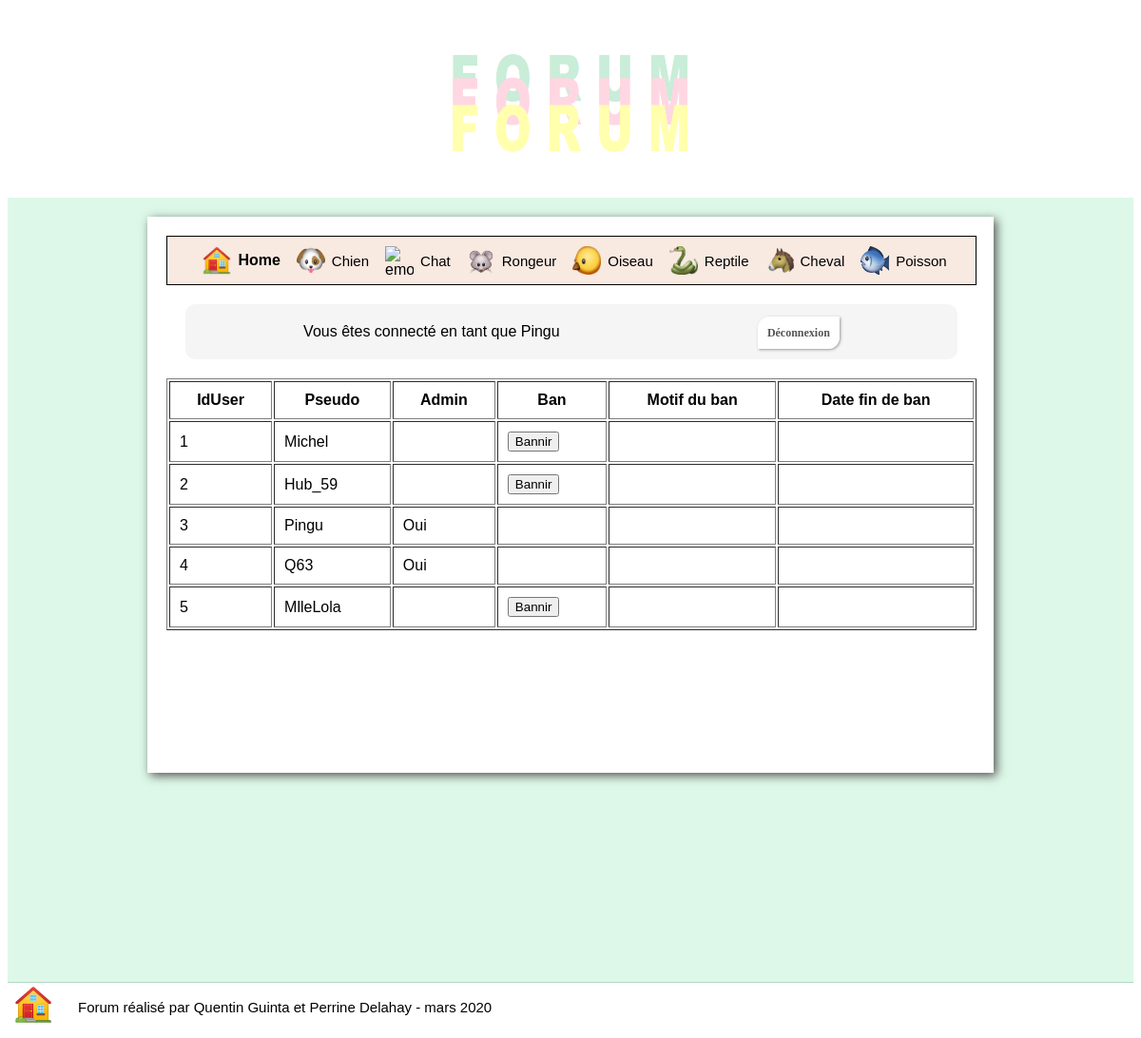
The page /administration.php (signed in) on the database as committed earlier.
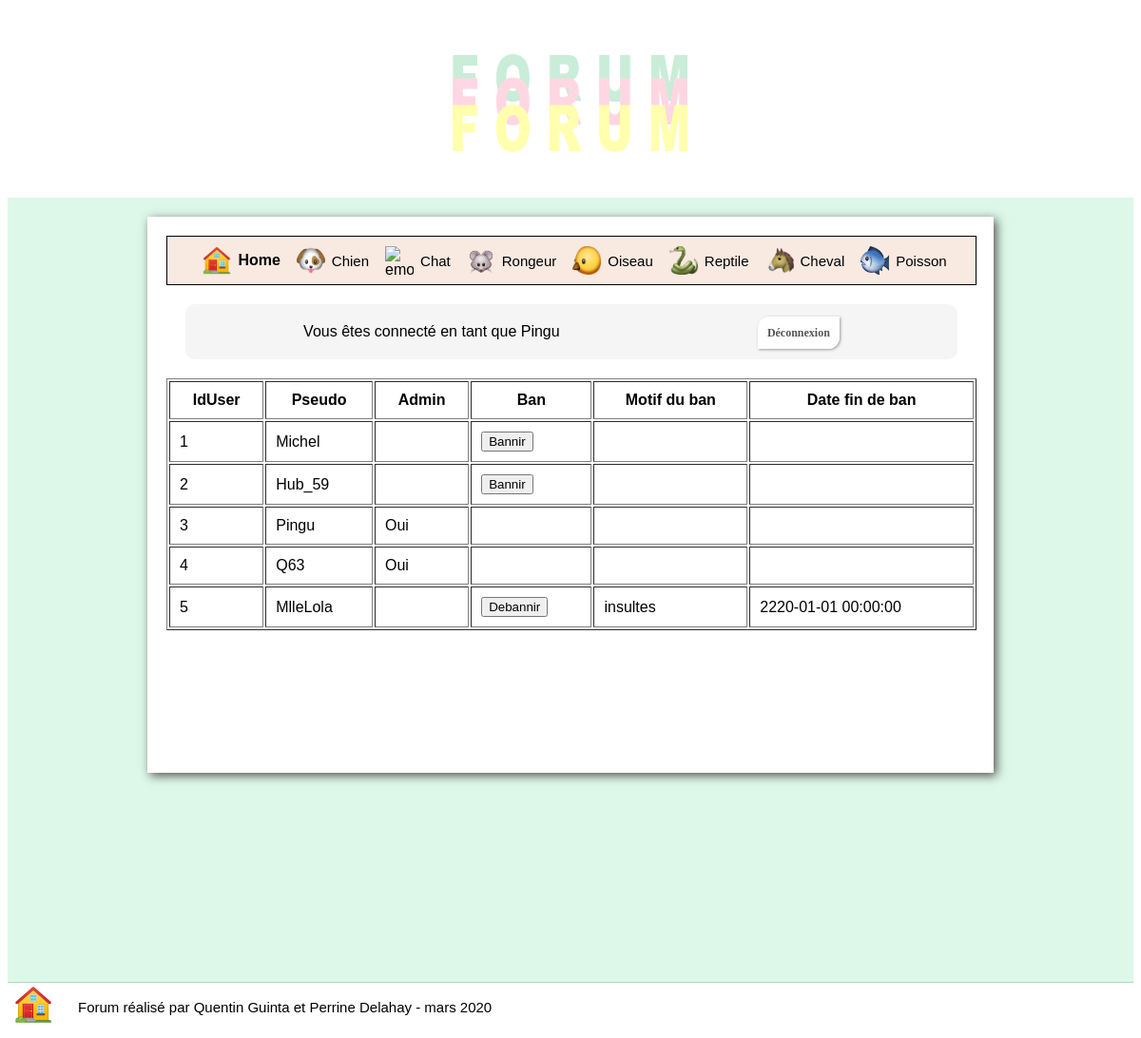
The same page on the database as committed later.
### tables this page shows
CREATE TABLE IF NOT EXISTS Utilisateur(
idUser INT AUTO_INCREMENT,  
pseudo VARCHAR(64),  
email VARCHAR(64),
cheminAvatar VARCHAR(64), 
password VARCHAR(64),
isAdmin TINYINT,
isConnected TINYINT,
isBanned TINYINT,
motifBan VARCHAR(64),
dateFinBan DATETIME,
PRIMARY KEY(idUser));

### dataManagers/UtilisateurManager.php (called while the page is built, shortened)
<?php
    include_once("dataManagers/data/Utilisateur.php");
    class UtilisateurManager
    {
        public static function findUser($pseudo)
        {
            $connex = DatabaseLinker::getConnexion();
            $user=null;
            $state=$connex->prepare("SELECT * FROM Utilisateur WHERE pseudo=?");
            $state->bindParam(1,$pseudo);
            $state->execute();
            $resultatsUsers=$state->fetchAll();
            if(!empty($resultatsUsers))
            {
                $resultUser=$resultatsUsers[0];
                $user = new Utilisateur();
                $user->setIdUser($resultUser["idUser"]);
                $user->setPseudo($resultUser["pseudo"]);
                $user->setEmail($resultUser["email"]);
                $user->setCheminAvatar($resultUser["cheminAvatar"]);
                $user->setPassword($resultUser["password"]);
                $user->setIsAdmin($resultUser["isAdmin"]);
                $user->setIsConnected($resultUser["isConnected"]);
                $user->setIsBanned($resultUser["isBanned"]);
                $user->setMotifBan($resultUser["motifBan"]);
                $user->setDateFinBan($resultUser["dateFinBan"]);
            }
            return $user;
        }
        public static function findUserWithId($idUser)
        {
            $connex = DatabaseLinker::getConnexion();
            $user=null;
            $state=$connex->prepare("SELECT * FROM Utilisateur WHERE idUser=?");
            $state->bindParam(1,$idUser);
            $state->execute();
            $resultatsUsers=$state->fetchAll();
            if(!empty($resultatsUsers))
            {
                $resultUser=$resultatsUsers[0];
                $user = new Utilisateur();
                $user->setIdUser($resultUser["idUser"]);
                $user->setPseudo($resultUser["pseudo"]);
                $user->setEmail($resultUser["email"]);
                $user->setCheminAvatar($resultUser["cheminAvatar"]);
                $user->setPassword($resultUser["password"]);
                $user->setIsAdmin($resultUser["isAdmin"]);
                $user->setIsConnected($resultUser["isConnected"]);
                $user->setIsBanned($resultUser["isBanned"]);
                $user->setMotifBan($resultUser["motifBan"]);
                $user->setDateFinBan($resultUser["dateFinBan"]);
            }
            return $user;
        }
        public static function findAllUsers()
        {
            $tabUsers = array();
            $connex = DatabaseLinker::getConnexion();
            $state = $connex->prepare("SELECT idUser FROM Utilisateur");
            $state->execute();
            $resultats = $state->fetchAll();
            foreach($resultats as $result)
            {
                $user = UtilisateurManager::findUserWithId($result["idUser"]);
                $tabUsers[] = $user;
            }
            return $tabUsers;
        }
    }
?>

### dataManagers/data/Utilisateur.php (called while the page is built, shortened)
<?php
    class Utilisateur
    {
        private $idUser;
        private $pseudo;
        private $isAdmin;
        private $isBanned;
        private $dateFinBan;
        private $motifBan;
        function getIsBanned() {
            return $this->isBanned;
        }
        function getDateFinBan() {
            return $this->dateFinBan;
        }
        function getMotifBan() {
            return $this->motifBan;
        }
        function setIsBanned($isBanned) {
            $this->isBanned = $isBanned;
        }
        function setDateFinBan($dateFinBan) {
            $this->dateFinBan = $dateFinBan;
        }
        function setMotifBan($motifBan) {
            $this->motifBan = $motifBan;
        }
        function getIdUser()
        {
            return $this->idUser;
        }
        function getPseudo()
        {
            return $this->pseudo;
        }
        function getIsAdmin()
        {
            return $this->isAdmin;
        }
        function setIdUser($idUser)
        {
            $this->idUser = $idUser;
        }
        function setPseudo($pseudo)
        {
            $this->pseudo = $pseudo;
        }
        function setIsAdmin($isAdmin)
        {
            $this->isAdmin = $isAdmin;
        }
    }

### administration.php (the view, shortened to what this page needs)
<?php
    include_once("include/header.php");
    include_once("dataManagers/data/Utilisateur.php");
    include_once("dataManagers/UtilisateurManager.php");
    if(isset($_SESSION["login"]))
    {
?>
        <div class="session-container">
<?php
            echo "Vous êtes connecté en tant que ".$_SESSION["login"];
            $currentUser = UtilisateurManager::findUser($_SESSION["login"]);
?>
            <div class="deco-bouton"> <a href="index.php?deco=true">Déconnexion</a> </div>
        </div>
<?php
        if($currentUser->getIsAdmin()==1)
        {
            $tabUsers = UtilisateurManager::findAllUsers();
?>
        <div class="tab-users">
            <table border="1" cellpadding="10" width="100%">
                <tr>
                    <th>IdUser</th>
                    <th>Pseudo</th>
                    <th>Admin</th>
                    <th>Ban</th>
                    <th>Motif du ban</th>
                    <th>Date fin de ban</th>
                </tr>
<?php
            foreach ($tabUsers as $user)
            {
?>
                <tr>
                    <td> <?php echo $user->getIdUser(); ?></td>
                    <td> <?php echo $user->getPseudo(); ?></td>
                    <td> <?php if($user->getIsAdmin()==1){echo "Oui";}else{echo"";} ?></td>
                    <td>
<?php
                        if($user->getIsBanned()==0 && $user->getIsAdmin()==0)
                        {
?>
                            <form method="POST" action="updateBan.php">
                                <input type="submit" value="Bannir"/>
                            </form>
<?php
                        }
                        else if($user->getIsBanned()==1 && $user->getIsAdmin()==0)
                        {
?>
                            <form method="POST" action="updateBan.php">
                                <input type="submit" value="Debannir"/>
                            </form>
<?php
                        }
?>
                    </td>
                    <td> <?php if($user->getMotifBan()!="null"){ echo $user->getMotifBan(); }?> </td>
                    <td> <?php if($user->getDateFinBan()!="2000-01-01 00:00:00"){ echo $user->getDateFinBan(); }?> </td>
                </tr>
<?php
            }
?>
            </table>
        </div>
<?php
        }
    }
    include_once("include/footer.php");
?>

### include/header.php (shortened to what this page needs)
<!DOCTYPE html>
<html lang="fr">
    <head>
        <link rel="stylesheet" type="text/css" href="css/general.css" media="all"/>
    </head>
    <body>
        <div class="page-container">
            <div class="entete">
                <a class="entete-link" href="index.php">
                    <img src="images-general/forum-logo.png" alt="logo"/>
                </a>
            </div>
            <div class="page-content">
                <div class="bandeau-navigation-top">
                    <a class="navigation-link" href="index.php">
                        <img src="images-general/emoji-home.png" alt="emoji-home"/>
                        <div class="home-link">Home</div>
                    </a>
                    <a class="navigation-link" href="sujet.php?idCateg=1">
                        <img src="images-general/emoji-dog.png" alt="emoji-dog"/>
                        <span>Chien</span>
                    </a>
                    <a class="navigation-link" href="sujet.php?idCateg=2">
                        <img src="images-general/emoji-cat.png" alt="emoji-cat"/>
                        <span>Chat</span>
                    </a>
                    <a class="navigation-link" href="sujet.php?idCateg=3">
                        <img src="images-general/emoji-mouse.png" alt="emoji-souris"/>
                        <span>Rongeur</span>
                    </a>
                    <a class="navigation-link" href="sujet.php?idCateg=4">
                        <img src="images-general/emoji-bird.png" alt="emoji-bird"/>
                        <span>Oiseau</span>
                    </a>
                    <a class="navigation-link" href="sujet.php?idCateg=5">
                        <img src="images-general/emoji-snake.png" alt="emoji-reptile"/>
                        <span>Reptile</span>
                    </a>
                    <a class="navigation-link" href="sujet.php?idCateg=6">
                        <img src="images-general/emoji-horse.png" alt="emoji-horse"/>
                        <span>Cheval</span>
                    </a>
                    <a class="navigation-link" href="sujet.php?idCateg=7">
                        <img src="images-general/emoji-fish.png" alt="emoji-fish"/>
                        <span>Poisson</span>
                    </a>
                </div>

### include/footer.php
        </div>
    </div>
    <div class="bandeau-bottom">
        <a class="accueil-link" href="index.php">
            <img src="images-general/emoji-home.png" alt="logo-home"/>
        </a>
        <span>Forum réalisé par Quentin Guinta et Perrine Delahay - mars 2020</span>
    </div>
    </body>
</html>

### css/general.css (style rules this page uses)
img { width: 40px; height: 40px; }
.page-container { font-family: tahoma, sans-serif; display: flex; justify-content: center; align-items: center; flex-direction: column; background: #DDF8E8; padding-bottom: 200px; height: 100%; width: 100%; }
.page-content { margin-top: 20px; width: 850px; background: white; padding: 20px; margin-bottom: 20px; box-shadow: 3px 3px 10px #525252; display: flex; flex-direction: column; justify-content: center; flex-wrap: wrap; padding-bottom: 150px; }
.entete img { width: 70%; height: 100%; }
.entete { display: flex; align-items: center; justify-content: center; width: 100%; height: 200px; background-color: white; flex-direction: column; flex-wrap: wrap; }
.entete-link { display: flex; align-items: center; justify-content: center; flex-wrap: wrap; }
.navigation-link { display: flex; align-items: center; text-decoration: none; padding: 5px; color: black; }
.home-link { font-weight: bold; }
.bandeau-navigation-top { width: 100%; height: 50px; background: #F8E9E1; display: flex; justify-content: center; align-items: center; font-family: tahoma, sans-serif; border: 0.5px solid black; }
.bandeau-navigation-top img { height: 30px; width: 30px; margin-right: 7px; margin-left: 7px; }
.bandeau-navigation-top span { color: black; font-weight: normal; font-size: 15px; }
.bandeau-bottom { width: 100%; height:50px; display: flex; justify-content: flex-start; align-items: center; font-family: tahoma, sans-serif; border-top: 0.5px solid #B4D8C4; }
.bandeau-bottom span { color:black; font-size: 15px; margin-left: 20px; }
.bandeau-bottom img { height: 40px; width: 40px; margin-right: 7px; margin-left: 7px; }
.session-container { margin: 20px; background: #f5f5f5; display: flex; flex-wrap: wrap; justify-content: space-around; padding: 20px; border-radius: 10px; align-items: center; }
.deco-bouton a { border-radius:12px 0 12px 0; background-color: white; border:none; color:#555; font: bold 12px Verdana; padding:10px; box-shadow:1px 1px 3px #999; text-decoration: none; }
.deco-bouton { text-decoration: none; }
.tab-users { border: 0.5px; }

Rows that differ between the two databases and show on the page:
changed utilisateur "MlleLola": isBanned 0 → 1 (drawn); motifBan (not shown) → "insultes"; dateFinBan (not shown) → "2220-01-01 00:00:00"; value "Bannir" → "Debannir"
